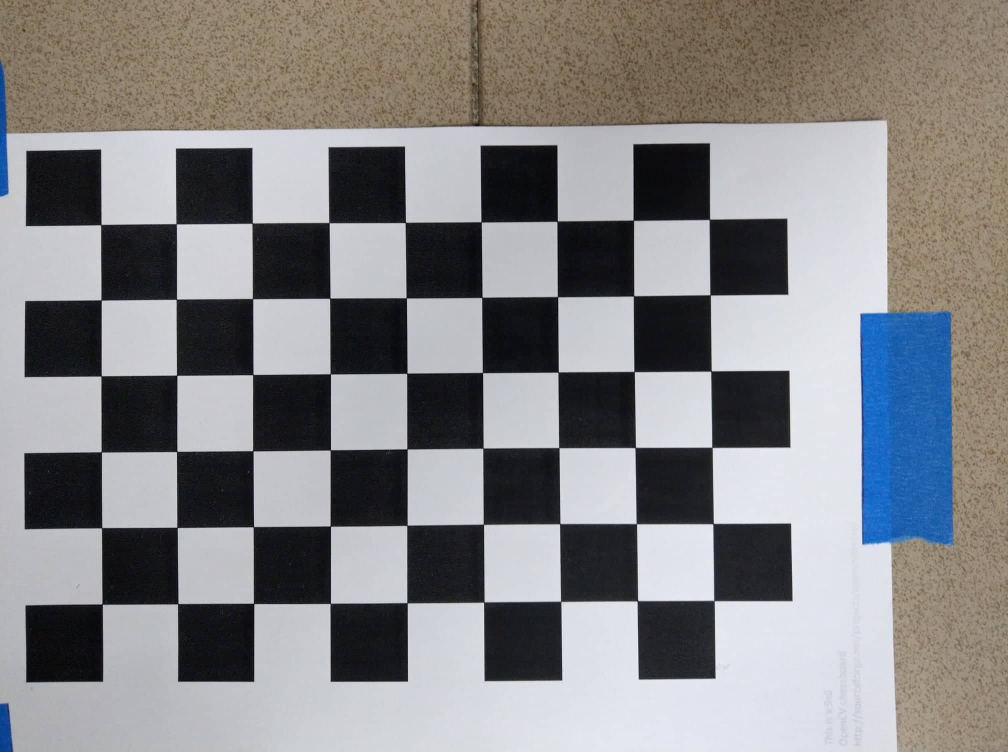
#> input picture computerVision/checkerboard.jpg, 2016 x 1504 px (shown at 1/2 size)
$ python imagedisplay.py
#> lines starting #> are read from the running program, lines starting #| are printed output that depends on the picture
import numpy as np
import cv2

img = cv2.imread('checkerboard.jpg',0)
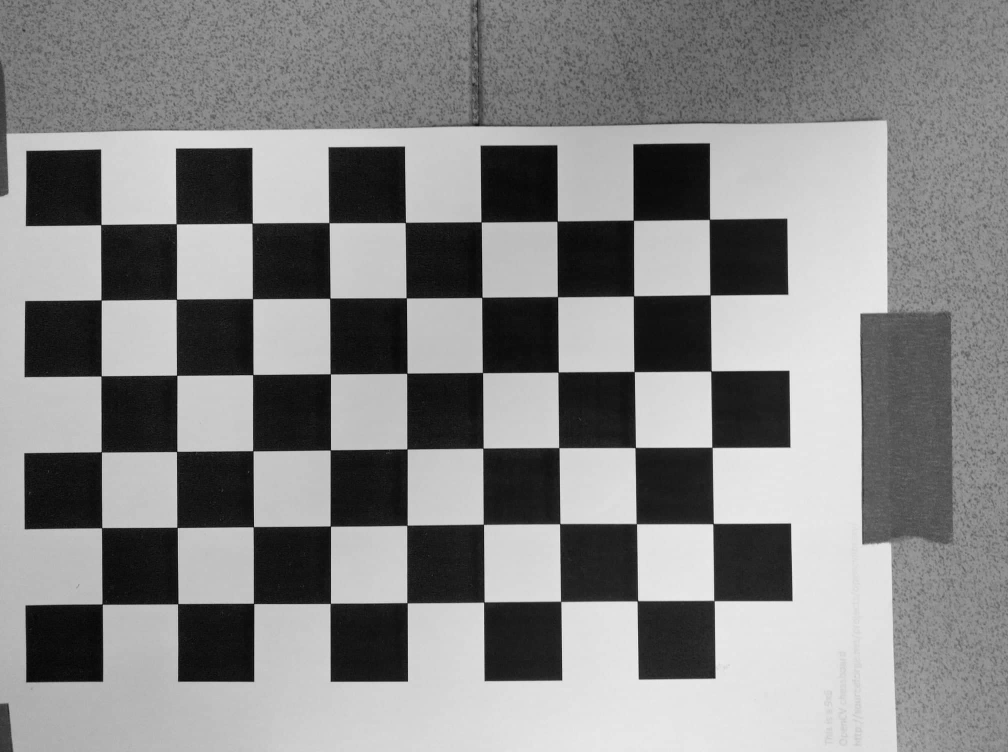
#> img: shape (1504, 2016) (shown at 1/2 size); min 0, max 247, mean 133.8
#print(img.shape)
#print(img.shape[0])
#> (the run stopped early here; a loop or call above may not have finished)
